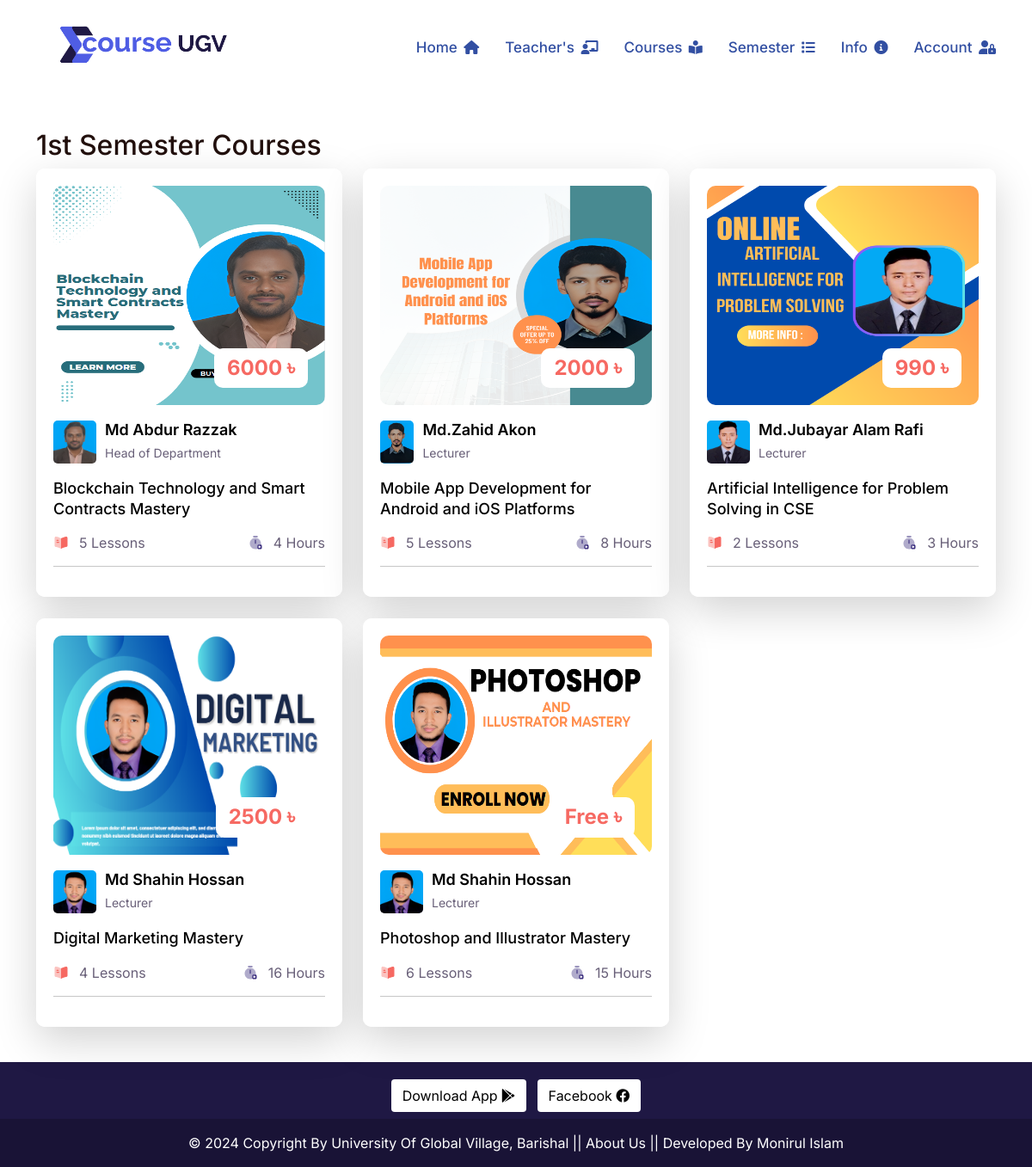
The app's page /category_courses/1st-semester/ with its own data.
### lms/models.py (models this page shows, shortened)
class SiteInfo(models.Model):
    site_name = models.CharField(max_length=50)
    site_logo = models.ImageField(
        upload_to="site_logo/",
        validators=[FileExtensionValidator(allowed_extensions=['png','jpeg','jpg'])]
        )
    phone_regex = RegexValidator(
        regex=r'^\+?1?\d{9,15}$',
        message="Phone number must be entered in the format: '+088'. Up to 15 digits allowed."
    )
    phone = models.CharField(validators=[phone_regex], max_length=15)

class Category(models.Model):
    title = models.CharField(max_length=150, unique=True)
    slug = models.SlugField(null=True, blank=True)
    created_date = models.DateTimeField(auto_now_add=True)

class Course(models.Model):
    ADVANCED = 'Advanced'
    INTERMEDIATE = 'Intermediate'
    BASIC = 'Basic'
    SKILL_CHOICES = [
        (ADVANCED,'Advanced'),
        (INTERMEDIATE,'Intermediate'),
        ( BASIC ,'Basic'),
    ]
    BANGLA = 'Bangla'
    ENGLISH = 'English'
    LANGUAGE_CHOOSE = [
        (BANGLA ,'Bangla'),
        (ENGLISH ,'English'),
    ]
    author = models.ForeignKey(Author, related_name='course_author', on_delete=models.CASCADE)
    category = models.ForeignKey(Category, related_name='course_category', on_delete=models.CASCADE)
    title = models.CharField(max_length=300, unique=True)
    slug = models.SlugField( max_length=350, null=True, blank=True)
    duration = models.PositiveIntegerField(default=0)
    skill_level = models.CharField(max_length=50, choices=SKILL_CHOICES, default=BASIC)
    language = models.CharField(max_length=20, choices=LANGUAGE_CHOOSE, default=BANGLA)
    course_details = RichTextField()
    banner = models.ImageField(
        upload_to='courses_banner/',
        validators=[FileExtensionValidator(allowed_extensions=['jpg', 'jpeg', 'png'])]
        )
    price = models.PositiveIntegerField(default=0)
    created_date = models.DateTimeField(auto_now_add=True)

class Author(models.Model):
    name = models.CharField(max_length=100, unique=True)
    image = models.ImageField(
        upload_to='author_images/',
        validators=[FileExtensionValidator(allowed_extensions=['jpg', 'jpeg', 'png'])]
        )
    designation = models.CharField(max_length=150)
    phone_regex = RegexValidator(
        regex=r'^\+?1?\d{9,15}$',  # Example regex for international phone numbers
        message="Phone number must be entered in the format: '+880 1XXX NNNNNN'. Up to 15 digits allowed."
    )
    phone_number = models.CharField(validators=[phone_regex], max_length=16, blank=True, null=True)
    email =models.EmailField(max_length=50)
    slug = models.SlugField(null=True, blank=True)

### lms/views.py (the view)
# urls.py: path('category_courses/<slug:category_slug>/', category_courses, name='category_courses'),
def category_courses(request, category_slug):
    category = get_object_or_404(Category, slug=category_slug)
    courses = Course.objects.filter(category=category)
    context = {
        "category": category,
        "courses": courses,
    }
    return render(request, 'category_courses.html', context)

### lms/context_processors.py (called while the page is built)
def get_all_categories(request):
    categories = Category.objects.all()
    category_counts = []
    for category in categories:
        course_count = Course.objects.filter(category=category).count()
        if course_count > 0:  # Only include non-empty categories
            category_counts.append({'category': category, 'course_count': course_count})
    context = {
        "categories":categories,
        "category_counts": category_counts,
    }
    return context

def siteinfo(request):
    siteinfo = SiteInfo.objects.all()
    context ={
        'siteinfo': siteinfo,
    }
    return context

### templates/category_courses.html (shortened to what this page needs)
{% extends 'base.html' %}
{% load static %}
{% block content %}
<div class="container" style="margin-top:150px ;">
    <h1>{{ category.title }} Courses</h1>
<div class="row">
    {% for course in courses %}
    {% include 'course_card.html' %}
    {% endfor %}
</div>
</div>
{% endblock content %}

### templates/header.html (shortened to what this page needs)
{% load static %}
  <header class="header header-two">
    <div class="header-fixed">
      <nav class="navbar navbar-expand-lg header-nav scroll-sticky">
        <div class="container">
          <div class="navbar-header">
            {% for site in siteinfo %}
            <a href="{% url 'home' %}" class="navbar-brand logo ">
              <img  src="{{site.site_logo.url}}" class="myimg" alt="Logo" />
            </a>
            {% endfor %}
          </div>
          <div class="main-menu-wrapper">
            <ul class="main-nav">
              <li>
                <a href="{% url 'home' %}">Home <i class="fa-solid fa-house" style="font-size: 16px;"></i></a>
              </li>
              <li>
                <a href="{% url 'author_list' %}">Teacher's <i class="fas fa-chalkboard-teacher" style="font-size: 16px;"></i></a>
              </li>
              <li >
                <a href="{% url 'courses' %}">Courses <i class="fa-solid fa-book-open-reader" style="font-size: 16px;"></i></a>
              </li>
              <li class="has-submenu menu-effect" >
                <a href="javascript:void(0)">Semester <i class="fa-solid fa-list" style="font-size: 16px;"></i></a>
              </li>
              <li class="has-submenu menu-effect">
                <a href="javascript:void(0)">Info <i class="fa-solid fa-circle-info" style="font-size: 16px;"></i></a>
              </li>
              {% if request.user.is_authenticated %}
              <li class="has-submenu menu-effect">
                <a href="javascript:void(0)"> {{request.user.username}}<i class="fa-solid fa-circle-chevron-down" style="font-size: 16px;"></i></a>
                <ul class="submenu">
                  <li><a href="{% url 'dashboard' %}"><i class="fa fa-shopping-cart" aria-hidden="true"></i> Enrolled Courses</a></li>
                  <li><a href="{% url 'wishlist' %}"><i class="fa fa-bookmark"></i> Wishlist Courses</a></li>
                  <li><a href="{% url 'change_password' %}"><i class="fa fa-bookmark"></i> Change Password</a></li>
                  <li><a href="{% url 'logout' %}"><i class="fa fa-sign-out" aria-hidden="true"></i> Logout</a></li>
                </ul>
              </li>
              {% else %}
              <li class="has-submenu menu-effect">
                <a href="javascript:void(0)">Account <i class="fa-solid fa-user-lock" style="font-size: 16px;"></i></a>
              </li>
              {% endif %}
            </ul>
          </div>
        </div>
      </nav>
    </div>
  </header>

### templates/course_card.html (shortened to what this page needs)
{% load static %}
<div class="col-lg-4 col-md-6 d-flex ">
    <div class="course-box d-flex aos shadow-lg" data-aos="fade-up">
      <div class="product">
        <div class="product-img">
          <a href="{% url 'course_details' course.slug %}">
            <img
              class="img-fluid"
              style="width: 380px; height: 255px;"
              alt="{{course.title}}"
              src="{{course.banner.url}}"
            />
          </a>
          <div class="price">
            <h3>{{ course.price|default:"Free" }} &#2547;</h3>
          </div>
        </div>
        <div class="product-content">
          <div class="course-group d-flex">
            <div class="course-group-img d-flex">
                {% if course.author.slug %}
                    <a href="{% url 'author_details' course.author.slug %}">
                        <img src="{{ course.author.image.url }}" alt="{{ course.author.name }}" class="img-fluid" />
                    </a>
                    <div class="course-name">
                        <h4>
                            <a href="{% url 'author_details' course.author.slug %}">{{ course.author.name }}</a>
                        </h4>
                        <p>{{ course.author.designation }}</p>
                    </div>
                {% endif %}
            </div>
        </div>
          <h3 class="title instructor-text">
            <a href="{% url 'course_details' course.slug %}"
              >{{course.title}}</a
            >
          </h3>
          <div class="course-info d-flex align-items-center">
            <div class="rating-img d-flex align-items-center">
              <img
                src="{% static 'assets/img/icon/icon-01.svg' %}"
                alt
              />
              <p>{{course.videos.all.count }} Lessons</p>
            </div>
            <div class="course-view d-flex align-items-center">
              <img
                src="{% static 'assets/img/icon/icon-02.svg' %}"
                alt
              />
              <p>{{course.duration}} Hours</p>
            </div>
          </div>
        </div>
      </div>
    </div>
</div>

### lms/static/assets/css/custom.css (style rules this page uses)
.price { min-width: 64px !important; padding: 9px 15px; }
.myimg { max-width: 250px !important; }

### records on screen
SiteInfo: site_logo (picture)
Category: title "1st Semester"
Course: banner (picture), price "6000", author.image (picture), author.name "Md Abdur Razzak", author.designation "Head of Department", title "Blockchain Technology and Smart Contracts Mastery", videos.all.count "5", duration "4"
Course: banner (picture), price "2000", author.image (picture), author.name "Md.Zahid Akon", author.designation "Lecturer", title "Mobile App Development for Android and iOS Platforms", videos.all.count "5", duration "8"
Course: banner (picture), price "990", author.image (picture), author.name "Md.Jubayar Alam Rafi", author.designation "Lecturer", title "Artificial Intelligence for Problem Solving in CSE", videos.all.count "2", duration "3"
Course: banner (picture), price "2500", author.image (picture), author.name "Md Shahin Hossan", author.designation "Lecturer", title "Digital Marketing Mastery", videos.all.count "4", duration "16"
Course: banner (picture), price "Free", author.image (picture), author.name "Md Shahin Hossan", author.designation "Lecturer", title "Photoshop and Illustrator Mastery", videos.all.count "6", duration "15"
